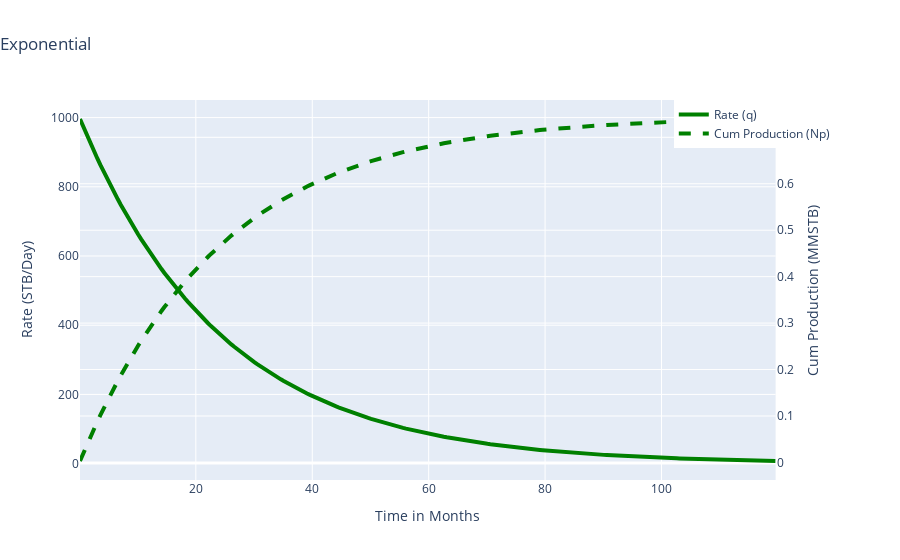

Notebook code cell kept with this figure:
### Code cell
fig

### Figure 1 — Plotly figure (JSON) as saved in the notebook; plotly's stock layout.template omitted (floating-point values rounded to 4 significant figures; data arrays with more than 128 entries replaced by an {"elided": "..."} marker saying what was removed)
{"data": [{"line": {"color": "green", "width": 4}, "name": "Rate (q)", "type": "scatter", "x": {"elided": "240 float values"}, "y": {"elided": "240 float values"}}, {"line": {"color": "green", "dash": "dash", "width": 4}, "name": "Cum Production (Np)", "type": "scatter", "x": {"elided": "240 float values"}, "xaxis": "x", "y": {"elided": "240 float values"}, "yaxis": "y2"}], "layout": {"legend": {"xanchor": "right", "yanchor": "top"}, "title": {"text": "Exponential", "xanchor": "center"}, "xaxis": {"anchor": "y", "domain": [0, 0.94], "title": {"text": "Time in Months"}}, "yaxis": {"anchor": "x", "domain": [0, 1], "title": {"text": "Rate (STB/Day)"}}, "yaxis2": {"anchor": "x", "overlaying": "y", "side": "right", "title": {"text": "Cum Production (MMSTB)"}}}}
